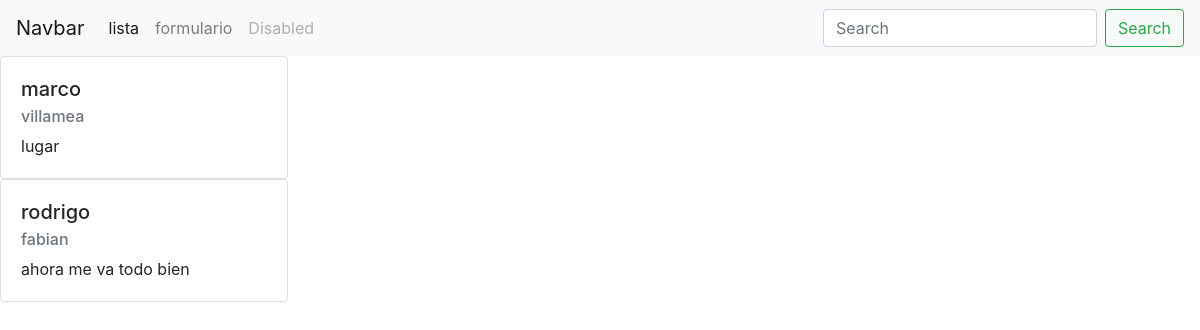
Page /info/lista_viajes/ on the earlier database version.
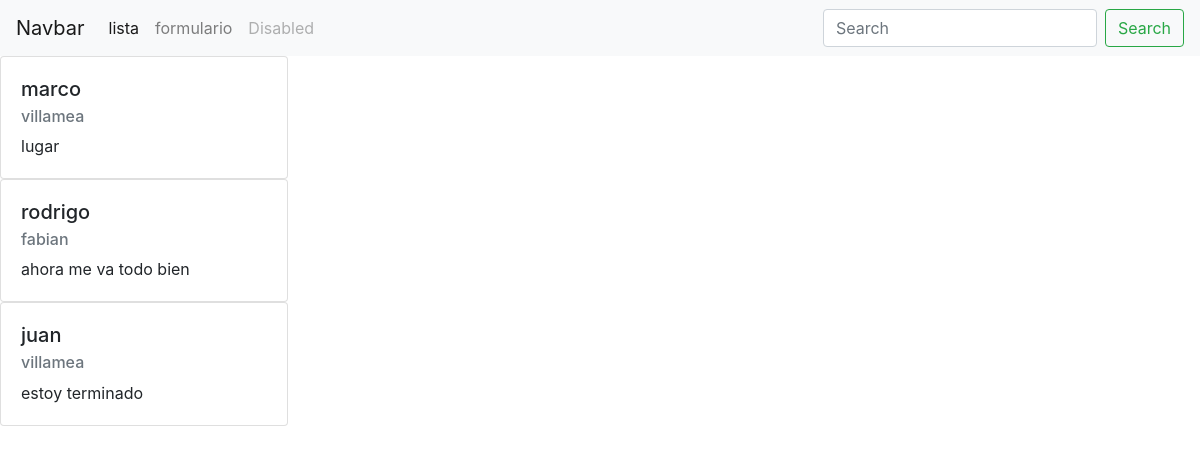
Same page on the later database version.
### viajes/models.py (models this page shows, shortened)
class viajes(models.Model):
    name = models.CharField(max_length=200)
    apellido = models.CharField(max_length=200)
    descripcion = models.CharField(max_length=300)

### viajes/views.py (the view)
# urls.py: path("lista_viajes/", lista_viajes, name= "lista" ),
def lista_viajes(request):
    list = viajes.objects.all()
    context = {
        "list": list
    }
    return render(request,"lista_de_lugares.html",context=context)

### template/lista_de_lugares.html (shortened to what this page needs)
{%  extends "template/base.html" %}
{% block contenidoquecambia %}
{% for lista in list %}
<div class="card" style="width: 18rem;">
    <div class="card-body">
      <h5 class="card-title">{{lista.name}}</h5>
      <h6 class="card-subtitle mb-2 text-muted">{{lista.apellido}}</h6>
      <p class="card-text">{{lista.descripcion}}</p>
    </div>
  </div>
{% endfor %}
{% endblock %}

### template/base.html (shortened to what this page needs)
<!DOCTYPE html>
<html lang="en">
<head>
    <link rel="stylesheet" href="https://cdn.jsdelivr.net/npm/bootstrap@4.6.2/dist/css/bootstrap.min.css">
    <nav class="navbar navbar-expand-lg navbar-light bg-light">
        <a class="navbar-brand" href="#">Navbar</a>
        <div class="collapse navbar-collapse" id="navbarSupportedContent">
          <ul class="navbar-nav mr-auto">
            <li class="nav-item active">
              <a class="nav-link" href="/info/lista_viajes">lista <span class="sr-only">(current)</span></a>
            </li>
            <li class="nav-item">
              <a class="nav-link" href="/info/formulario">formulario</a>
            </li>
            <li class="nav-item">
              <a class="nav-link disabled">Disabled</a>
            </li>
          </ul>
          <form class="form-inline my-2 my-lg-0" action="/info/search_products/" method="GET">
            <input class="form-control mr-sm-2" type="search" placeholder="Search" aria-label="Search" name="search">
            <button class="btn btn-outline-success my-2 my-sm-0" type="submit">Search</button>
          </form>
        </div>
      </nav>
</head>
<body>
{% block contenidoquecambia%}
{% endblock %}
</body>
</html>

Differences in the rows shown:
added viajes: name "juan", apellido "villamea", descripcion "estoy terminado"
